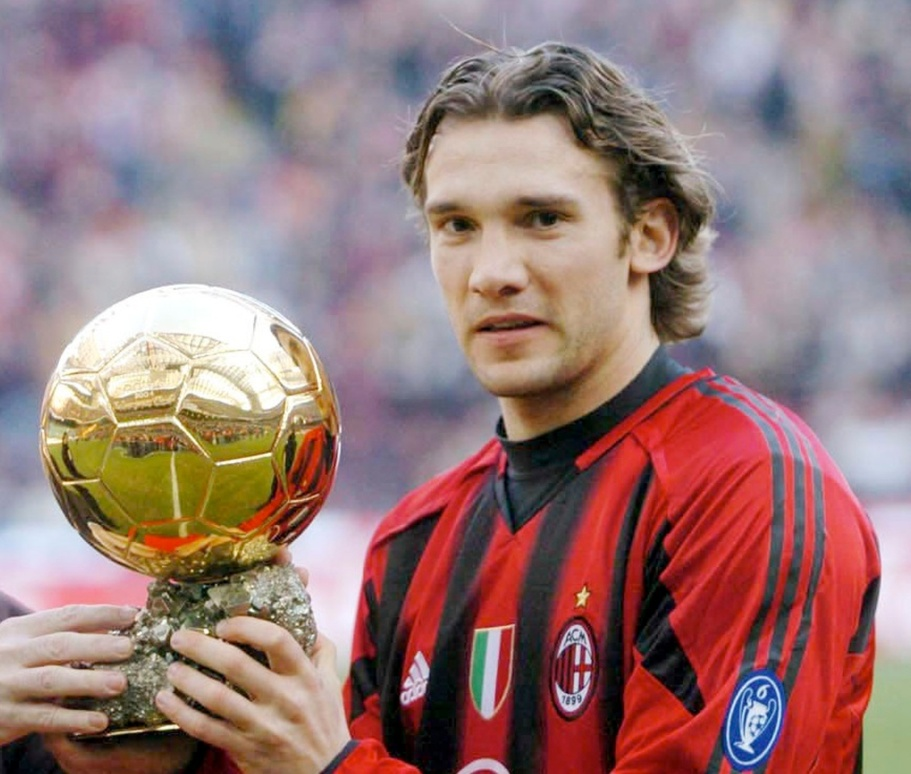
#> input picture 2-1 simple face detection/test.jpg, 911 x 774 px, shrunk from 1280 x 1088 before the run
$ jupyter execute '2-1 simple face detection.ipynb'   (shell and % lines are left out)
#> lines starting #> are read from the running program, lines starting #| are printed output that depends on the picture; after the words box and inside, x2 and y2 are one past the last pixel; in counts of white or black regions, pixels touching at a corner belong together
[cell 1]
import cv2
import matplotlib.pyplot as plt

[cell 2]
img = cv2.imread('test.jpg')
#> img is the input picture: shape (774, 911, 3); mean B, G, R 119.2, 120.6, 151.8

face_cascade = cv2.CascadeClassifier('haarcascade_frontalface_default.xml')
gray = cv2.cvtColor(img, cv2.COLOR_BGR2GRAY)
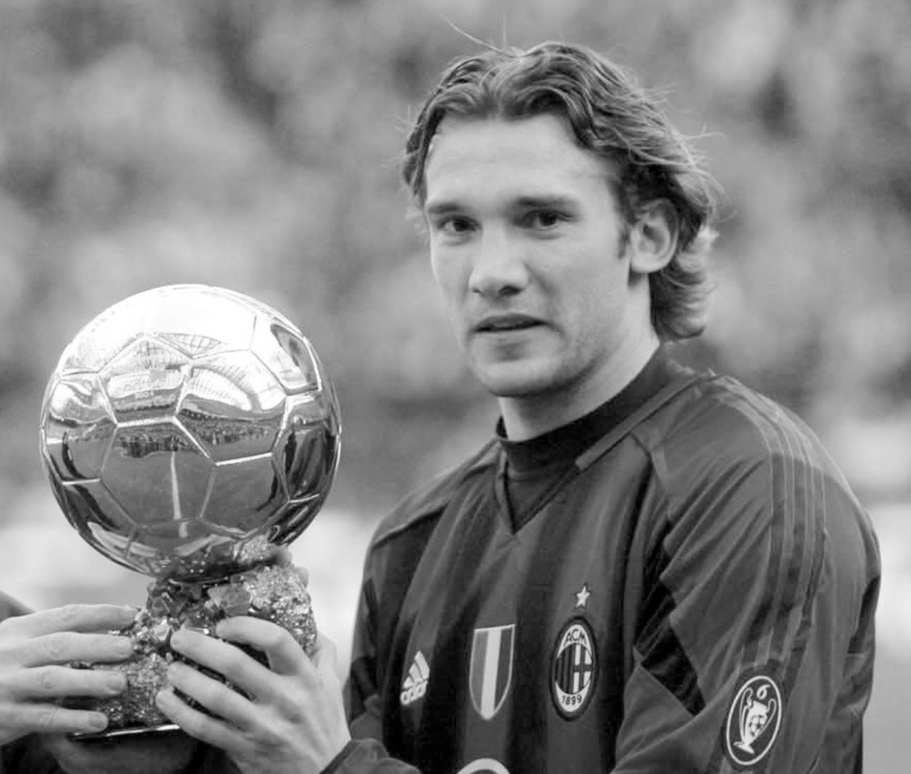
#> gray: shape (774, 911); min 0, max 255, mean 129.7
faces = face_cascade.detectMultiScale(gray, 1.1, 4)
#> faces = [[744, 707, 26, 26], [368, 118, 272, 272]]

for (x, y, w, h) in faces:
    cv2.rectangle(img, (x,y), (x+w, y+h), (255, 0, 0), 3)
#> this loop made 2 passes
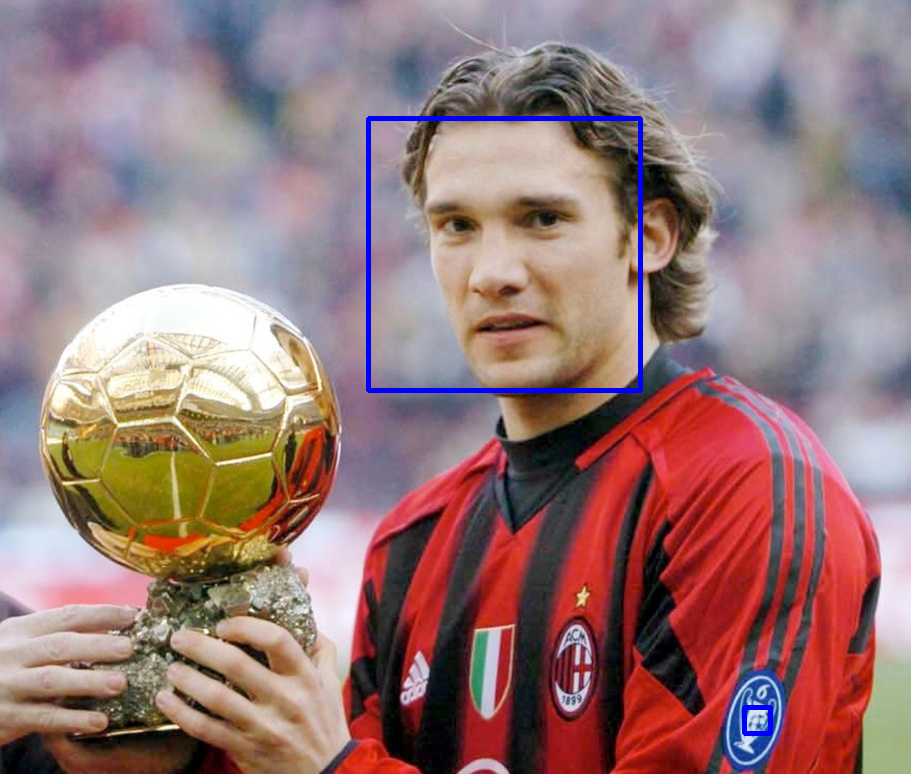
#> img: shape (774, 911, 3); 0.84% of pixels changed, all inside (x1, y1, x2, y2) = (366, 116, 773, 736)


cv2.imshow('img', img)
plt.imshow(img)
cv2.waitKey()
#> Out = 27
